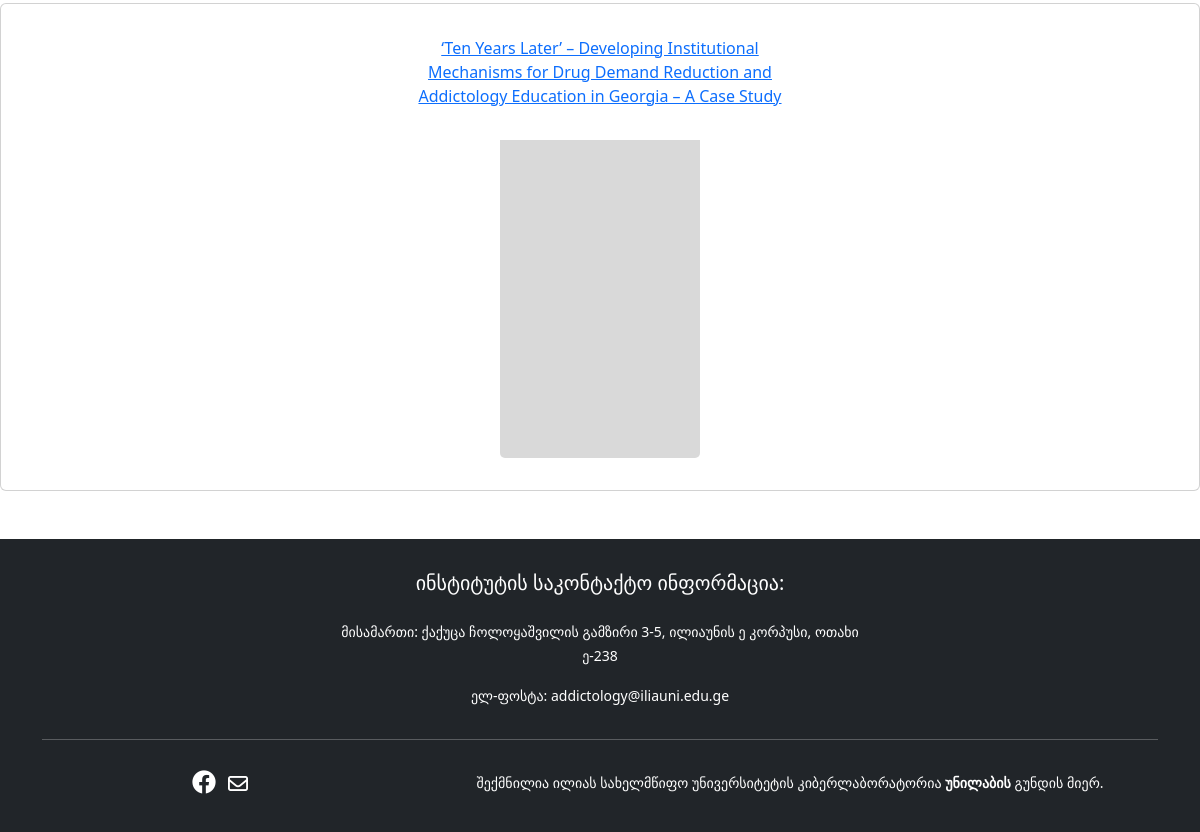
/publications/academic (lower part), run on an earlier commit of the app's database.
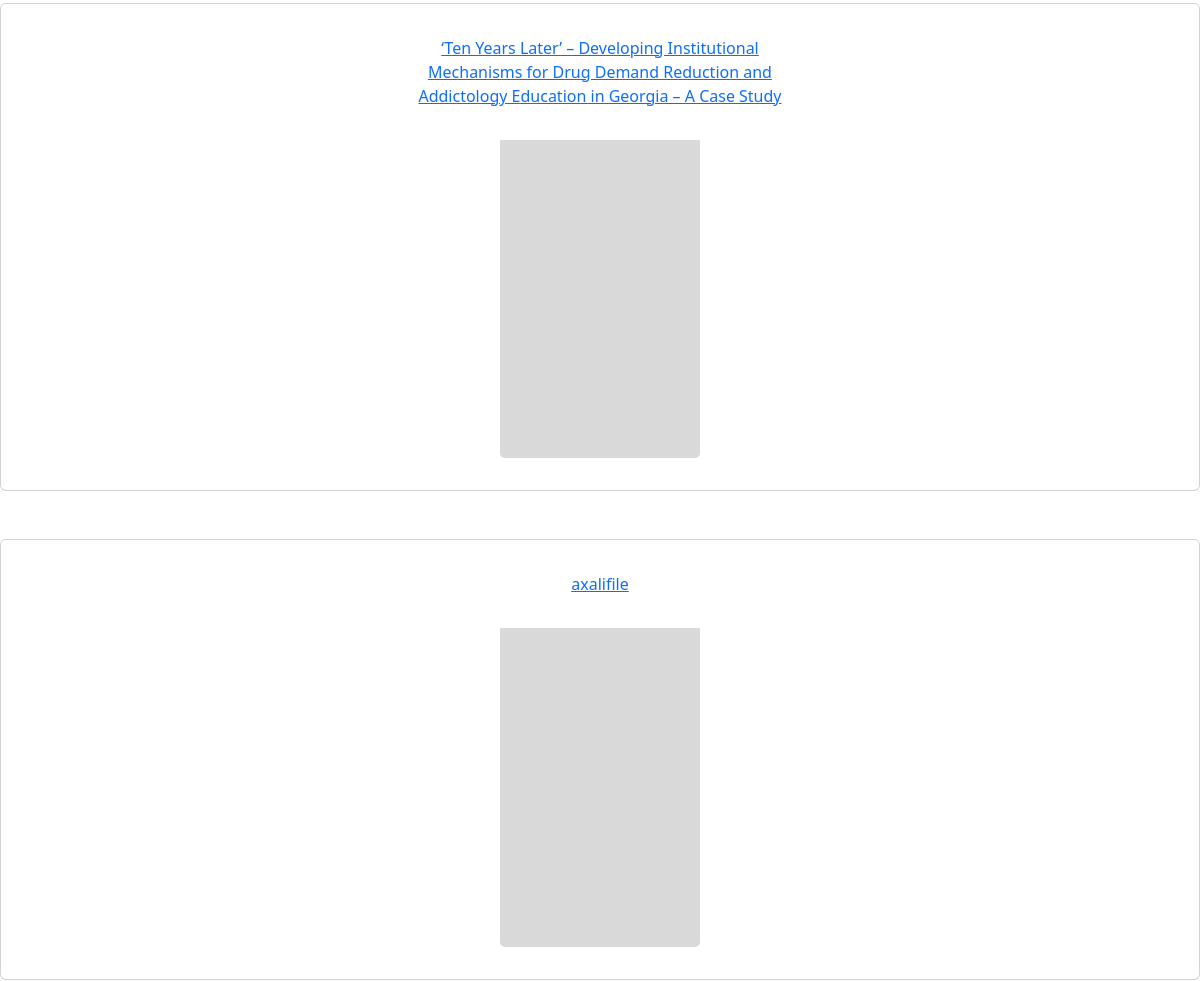
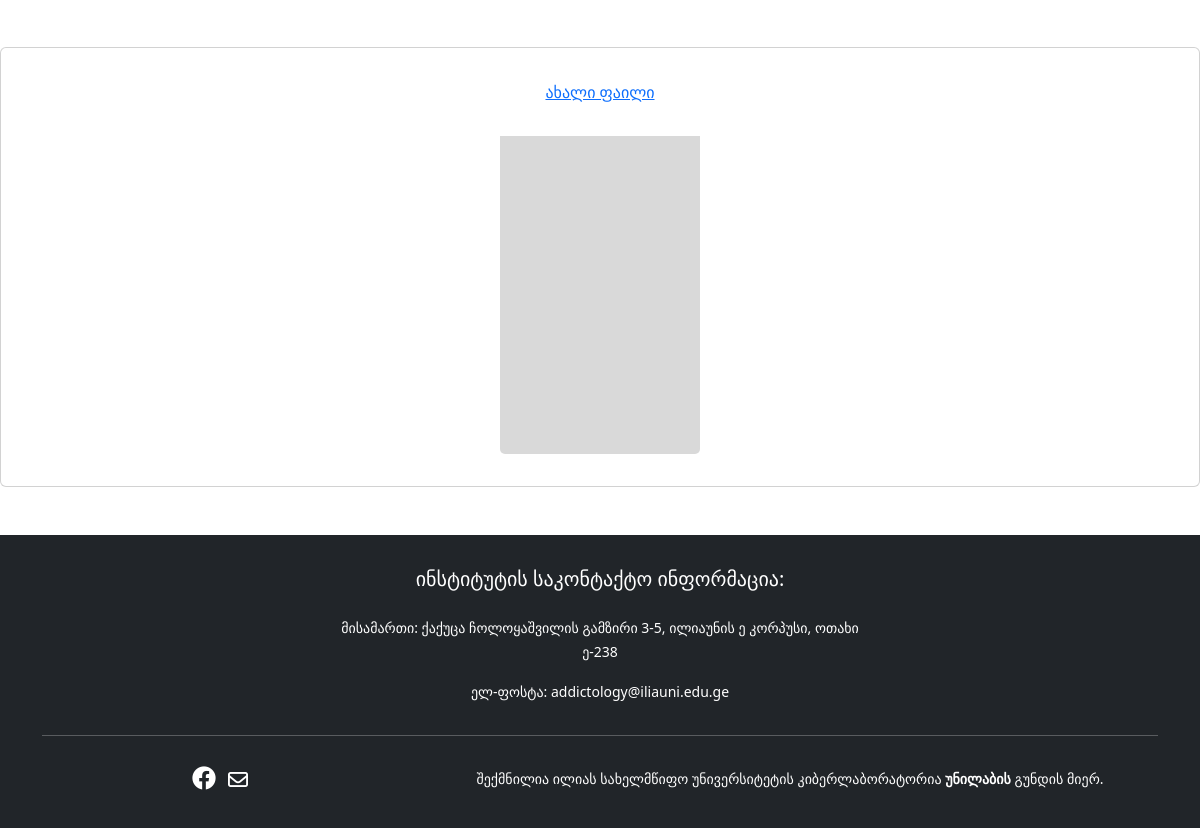
And on a later commit of the database (2 pictures, top to bottom).
### addiction/models/file.py (models this page shows)
class File(BaseModel):
    __tablename__='files'
    id=db.Column(db.Integer, primary_key=True)
    filename=db.Column(db.String(200))
    displayname=db.Column(db.String(200))
    file_path=db.Column(db.String(500))
    category=db.Column(db.String(200))

### addiction/views/publications/routes.py (the view, shortened to what this page needs)
@publication_blueprint.route("/publications/<string:category>", methods=['GET', 'POST'])
def publication(category):
    publications=File.query.filter_by(category=category).all()
    form=UploadForm()
    return render_template("publications/publications.html", publications=publications, name_dict=name_dict, category=category, form=form)

### addiction/templates/publications/publications.html (shortened to what this page needs)
{%extends "layouts/base.html"%}  {%block content%}
<br>
{%for i in publications%}
<div class="card mb-5 text-center align-items-center">
  <div class="card-body mt-3 col-md-4 col-lg-4" >
    <p class="card-text"><a href="{{url_for('publication.view', pdf_name=i.filename)}}">{{i.displayname}}</a></p>
  </div>
  <div class="d-flex justify-content-center mt-3 mb-3">
  <div class="col-md-2 col-lg-2 mb-3">
  <a href="{{url_for('static', filename='publications/' + i.category +'/' + i.filename)}}"><img src="{{ url_for('static', filename = 'images/img.png') }}" class="card-img-bottom" alt="..."></a>
  </div>
</div>
</div>
{%endfor%}
{%endblock%}

### addiction/templates/layouts/base.html (shortened to what this page needs)
<!doctype html>
<html lang="en">
  <head>
    <link href="https://cdn.jsdelivr.net/npm/bootstrap@5.3.0-alpha1/dist/css/bootstrap.min.css" rel="stylesheet">
    <link rel="stylesheet" href="https://cdnjs.cloudflare.com/ajax/libs/font-awesome/6.2.1/css/all.min.css" />
  </head>
  <body class="d-flex flex-column min-vh-100">
      {% block content %}
      {%endblock%}
      {%include "layouts/footer.html"%}
  </body>
</html>

### addiction/templates/layouts/navbar.html (shortened to what this page needs)
{%from "macros.html" import is_active%}

### addiction/templates/layouts/footer.html
<footer class="mt-auto bg-dark text-white pt-3 pb-3">
  <div class="container text-center text-md-left">
    <div class="row text-center text-md-left">
      <div class="col-md-6 col-lg-6 mx-auto mt-3">
        <h5 class="text-uppercase mb-4">ინსტიტუტის საკონტაქტო ინფორმაცია:</h5>
        <p>
          <small>
            მისამართი: ქაქუცა ჩოლოყაშვილის გამზირი 3-5, ილიაუნის ე კორპუსი,
            ოთახი ე-238
          </small>
        </p>
        <p><small>ელ-ფოსტა: addictology@iliauni.edu.ge</small></p>
      </div>
    </div>
    <hr class="mb-4" />
    <div class="row align-items-center">
      <div class="col-md-5 col-lg-4">
        <div class="text-center text-md-right">
          <ul class="list-unstyled list-inline">
            <li class="list-inline-item">
              <a
                href="#"
                class="btn-floating btn-sm text-white"
                style="font-size: 24px"
                ><i class="fab fa-facebook"></i
              ></a>
            </li>
            <li class="list-inline-item">
              <a
                href="#"
                class="btn-floating btn-sm text-white"
                style="font-size: 20px"
                ><i class="fa-regular fa-envelope"></i
              ></a>
            </li>
          </ul>
        </div>
      </div>
      <div class="col-md-7 col-lg-8">
        <p>
          <small>
            შექმნილია ილიას სახელმწიფო უნივერსიტეტის კიბერლაბორატორია
            <strong> უნილაბის </strong> გუნდის მიერ.
          </small>
        </p>
      </div>
    </div>
  </div>
</footer>

What changed in the data, as far as the page shows it:
added File: displayname "axalifile"
added File: displayname "ახალი ფაილი"
